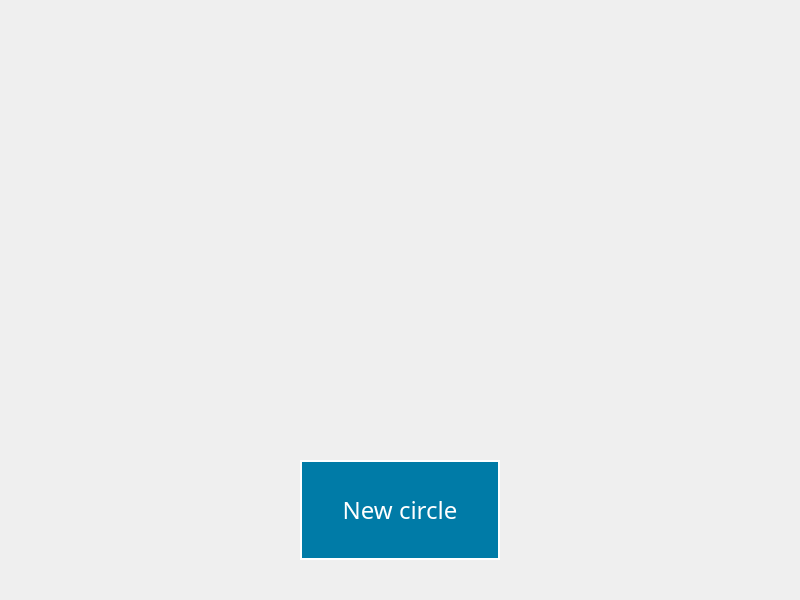
<?xml version="1.0" encoding="UTF-8"?>
<ui version="4.0">
 <class>MainWindow</class>
 <widget class="QMainWindow" name="MainWindow">
  <property name="geometry">
   <rect>
    <x>0</x>
    <y>0</y>
    <width>800</width>
    <height>600</height>
   </rect>
  </property>
  <property name="minimumSize">
   <size>
    <width>800</width>
    <height>600</height>
   </size>
  </property>
  <property name="maximumSize">
   <size>
    <width>800</width>
    <height>600</height>
   </size>
  </property>
  <property name="font">
   <font>
    <family>Sitka</family>
   </font>
  </property>
  <property name="windowTitle">
   <string>MainWindow</string>
  </property>
  <widget class="QWidget" name="centralwidget">
   <property name="styleSheet">
    <string notr="true"/>
   </property>
   <widget class="QPushButton" name="making_btn">
    <property name="geometry">
     <rect>
      <x>300</x>
      <y>460</y>
      <width>200</width>
      <height>100</height>
     </rect>
    </property>
    <property name="font">
     <font>
      <pointsize>18</pointsize>
     </font>
    </property>
    <property name="autoFillBackground">
     <bool>false</bool>
    </property>
    <property name="styleSheet">
     <string notr="true">background-color: #007BA7;
border: 2px solid #FFFFFF;
color: #FFFFFF;</string>
    </property>
    <property name="text">
     <string>New circle</string>
    </property>
   </widget>
  </widget>
 </widget>
 <resources/>
 <connections/>
</ui>
